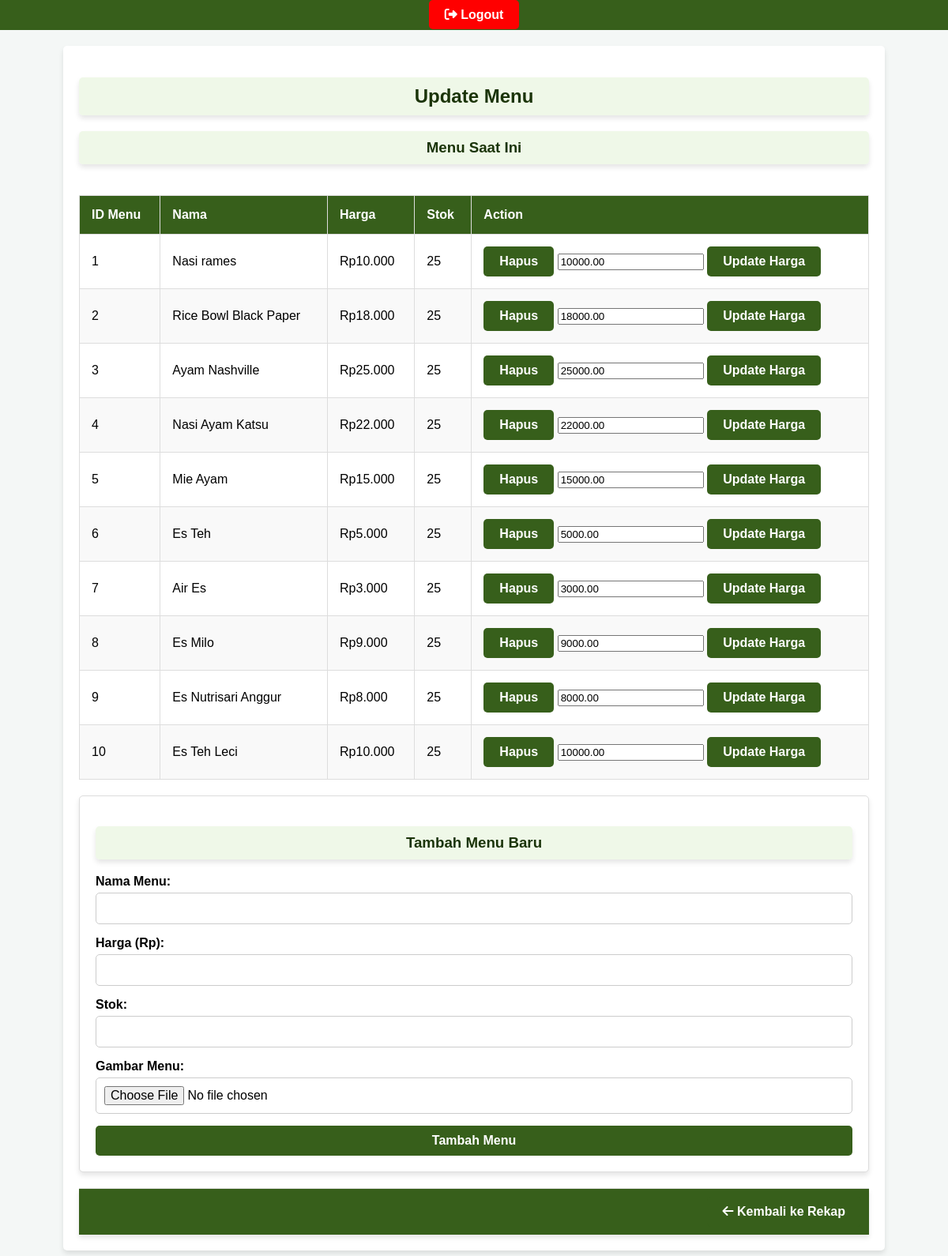
Screenshot of /updatemenu.php (signed in) with the database file from the repository.
### tables this page shows
CREATE TABLE `menu` (
  `id` int(11) NOT NULL,
  `nama` varchar(100) NOT NULL,
  `kategori` enum('makanan','minuman') NOT NULL,
  `harga` decimal(10,2) NOT NULL,
  `stok` int(10) NOT NULL,
  `gambar` varchar(255) NOT NULL
);

### updatemenu.php (the view, shortened to what this page needs)
<?php
require 'db.php';
$sql = "SELECT * FROM menu";
$result = $conn->query($sql);
?>
<!DOCTYPE html>
<html lang="en">
<head>
    <link rel="stylesheet" href="https://cdnjs.cloudflare.com/ajax/libs/font-awesome/6.1.1/css/all.min.css">
</head>
<body>
<nav>
    <a href="logout.php" class="logout"><i class="fa fa-sign-out-alt"></i> Logout</a>
</nav>
<div class="container">
    <h2>Update Menu</h2>
    <h3>Menu Saat Ini</h3>
    <div style="overflow-x: auto;">
        <table>
            <thead>
                <tr>
                    <th>ID Menu</th>
                    <th>Nama</th>
                    <th>Harga</th>
                    <th>Stok</th>
                    <th>Action</th>
                </tr>
            </thead>
            <tbody>
                <?php while ($row = $result->fetch_assoc()): ?>
                    <tr>
                        <td><?php echo $row['id']; ?></td>
                        <td><?php echo $row['nama']; ?></td>
                        <td>Rp<?php echo number_format($row['harga'], 0, ',', '.'); ?></td>
                        <td><?php echo $row['stok']; ?></td>
                        <td>
                            <form method="POST" action="" style="display:inline-block;">
                                <button type="submit" name="delete_menu" class="button">Hapus</button>
                            </form>
                            <form method="POST" action="" style="display:inline-block;">
                                <input type="number" name="harga" value="<?php echo $row['harga']; ?>" required>
                                <button type="submit" name="update_price" class="button">Update Harga</button>
                            </form>
                        </td>
                    </tr>
                <?php endwhile; ?>
            </tbody>
        </table>
    </div>
    <div class="form-container">
        <h3>Tambah Menu Baru</h3>
        <form method="POST" action="" enctype="multipart/form-data">
            <label for="nama">Nama Menu:</label>
            <input type="text" id="nama" name="nama" required>
            <label for="harga">Harga (Rp):</label>
            <input type="number" id="harga" name="harga" required>
            <label for="stok">Stok:</label>
            <input type="number" id="stok" name="stok" required>
            <label for="gambar">Gambar Menu:</label>
            <input type="file" id="gambar" name="gambar" accept="image/*" required>
            <button type="submit" name="add_menu" class="button">Tambah Menu</button>
        </form>
    </div>
    <div class="footer">
        <form method="POST" action="rekap.php">
            <button type="submit" class="button"><i class="fa fa-arrow-left"></i> Kembali ke Rekap</button>
        </form>
    </div>
</div>
</body>
</html>

### updatemenu.php (style rules this page uses)
body { font-family: 'Poppins', sans-serif; background: #f4f7f6; margin: 0; padding: 0; display: flex; flex-direction: column; align-items: center; }
nav { background-color: #375F1B; padding: 10px; width: 100%; text-align: center; }
nav a { margin: 0 10px; text-decoration: none; color: white; padding: 10px 20px; border-radius: 5px; font-weight: bold; transition: background-color 0.3s ease; }
nav .logout { background-color: red; }
.container { max-width: 1000px; width: 100%; margin: 20px auto; padding: 20px; background-color: white; border-radius: 5px; box-shadow: 0 4px 6px rgba(0, 0, 0, 0.1); }
h2, h3 { text-align: center; color: #1B3409; padding: 10px; border-radius: 5px; background-color: rgba(235, 247, 227, 0.8); box-shadow: 0 4px 6px rgba(0, 0, 0, 0.1); }
table { width: 100%; border-collapse: collapse; margin-top: 20px; box-shadow: 0 4px 6px rgba(0, 0, 0, 0.1); }
th, td { border: 1px solid #ddd; padding: 15px; text-align: left; font-size: 16px; }
th { background-color: #375F1B; color: white; font-weight: bold; }
tr:nth-child(even) { background-color: #f9f9f9; }
.form-container { margin-top: 20px; padding: 20px; border: 1px solid #ddd; border-radius: 5px; background-color: white; box-shadow: 0 4px 6px rgba(0, 0, 0, 0.1); }
.form-container form { display: flex; flex-direction: column; }
.form-container label { margin-bottom: 5px; font-weight: bold; }
.form-container input[type="text"], .form-container input[type="number"], .form-container input[type="file"] { padding: 10px; margin-bottom: 15px; border: 1px solid #ccc; border-radius: 5px; font-size: 16px; }
.form-container button[type="submit"] { background-color: #375F1B; border: none; color: white; padding: 10px; font-size: 16px; border-radius: 5px; cursor: pointer; font-weight: bold; transition: background-color 0.3s ease; position: relative; overflow: hidden; z-index: 1; }
.form-container button[type="submit"]::before { content: ''; position: absolute; top: 50%; left: 50%; width: 300%; height: 300%; background-color: rgba(255, 255, 255, 0.1); transition: all 0.3s ease; border-radius: 50%; transform: translate(-50%, -50%); z-index: -1; opacity: 0; }
.footer { text-align: right; margin-top: 20px; padding: 10px; background-color: #375F1B; color: white; font-size: 14px; border-top: 1px solid #ddd; box-shadow: 0 4px 6px rgba(0, 0, 0, 0.1); }
.button { background-color: #375F1B; border: none; color: white; padding: 10px 20px; font-size: 16px; border-radius: 5px; cursor: pointer; font-weight: bold; transition: background-color 0.3s ease; text-decoration: none; position: relative; overflow: hidden; z-index: 1; }
.button::before { content: ''; position: absolute; top: 50%; left: 50%; width: 300%; height: 300%; background-color: rgba(255, 255, 255, 0.1); transition: all 0.3s ease; border-radius: 50%; transform: translate(-50%, -50%); z-index: -1; opacity: 0; }

### rows the page displays
menu: id "1", nama "Nasi rames", harga "10.000", stok "25", harga "10000.00"
menu: id "2", nama "Rice Bowl Black Paper", harga "18.000", stok "25", harga "18000.00"
menu: id "3", nama "Ayam Nashville", harga "25.000", stok "25", harga "25000.00"
menu: id "4", nama "Nasi Ayam Katsu", harga "22.000", stok "25", harga "22000.00"
menu: id "5", nama "Mie Ayam", harga "15.000", stok "25", harga "15000.00"
menu: id "6", nama "Es Teh", harga "5.000", stok "25", harga "5000.00"
menu: id "7", nama "Air Es", harga "3.000", stok "25", harga "3000.00"
menu: id "8", nama "Es Milo", harga "9.000", stok "25", harga "9000.00"
menu: id "9", nama "Es Nutrisari Anggur", harga "8.000", stok "25", harga "8000.00"
menu: id "10", nama "Es Teh Leci", harga "10.000", stok "25", harga "10000.00"
